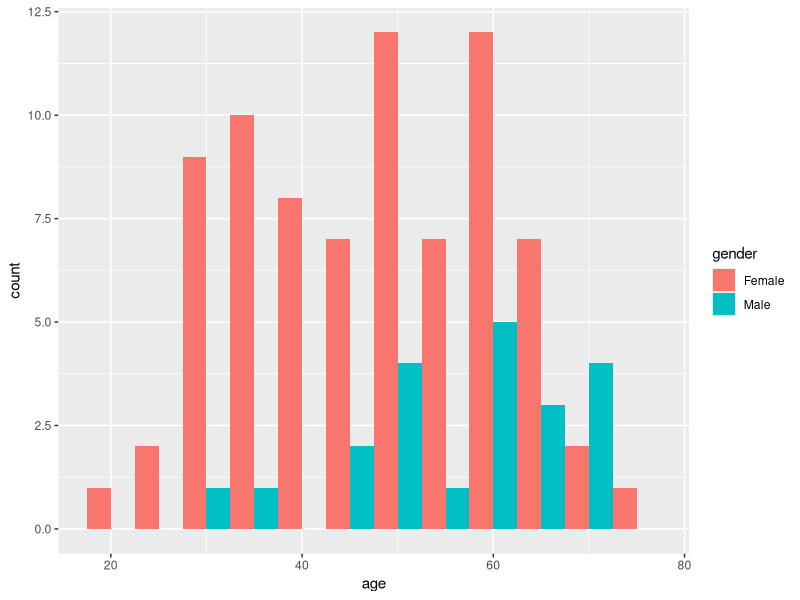
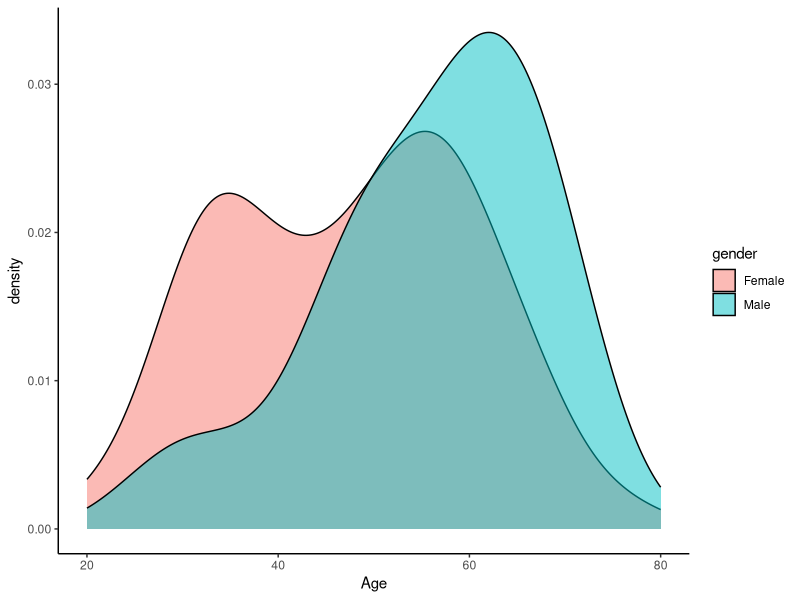
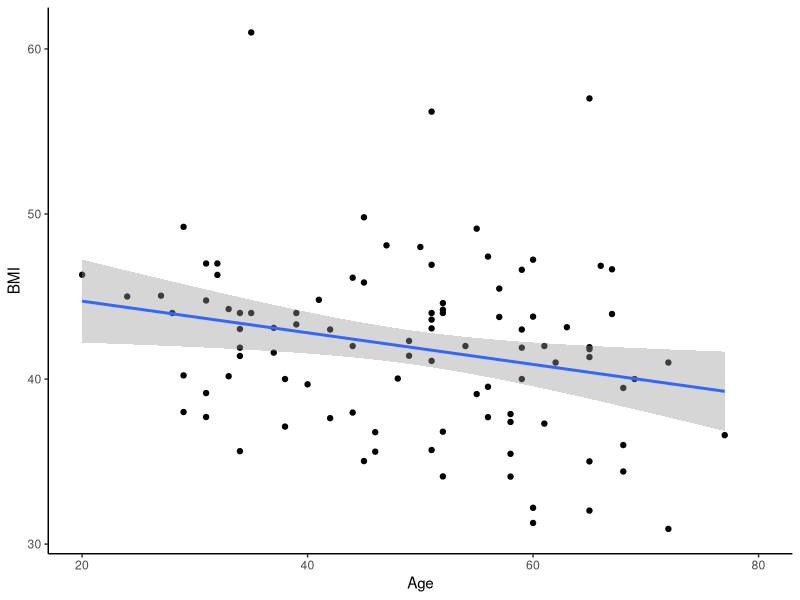
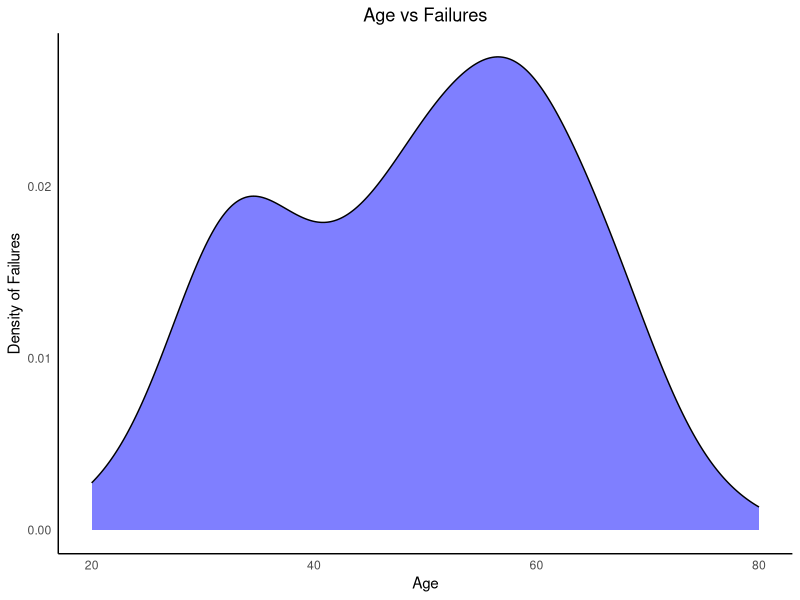

R code for these plots, in order:
## ---- chunk 1
library(tidyverse)
library(here)

here()
data <- read_delim(here("Data", "exam_data.txt")) #Assigning the dataset to an object "data".
data

## ---- chunk 2
tidy_data <- data %>% rename(BMI = "BMI kg/m2", # Renaming columns 
                Attempts = "# attempts",
                Failures = "# failures") %>% 
  distinct() %>% # Removing duplicates
  pivot_wider(names_from = difficulties_intubating_feature, 
              values_from = difficulties_intubating_value) %>% 
  # Creating three new columns by pivoting wider 
  separate(col = last_method_S_F,
           into = c("last_method", "last_method_S_F"),
           sep = "_") %>% # Splitting the last_method_S_F column into two different columns
  mutate(last_method_S_F = as.double(last_method_S_F),
         last_method = as.double(last_method)) #Converting these two columns to numeric columns as they were turned into character columns when splitting them
  
## ---- chunk 3
data2 <- tidy_data %>% select(-c(month, year)) # Removing the columns month and year 
 
## ---- chunk 4
ad_df <- read_delim(here("Data", "exam_data_join.txt")) # Importing the additional dataset and assigning it to an object
## ---- chunk 5
joined_df <- data2 %>% 
  left_join(ad_df, by = "id") %>%  # Deciding to join the original dataframe to the ad_df by the column "id" as this is present in both datasets
  distinct() %>% # Removing duplicates
 mutate(gender = if_else(gender == 0, "Female", "Male"), # Could also have used the function case_when like this: mutate(gender =case_when(gender == "0" ~ "Female", gender == "1" ~ "Male"))
        Mallampati_asa = (asa*Mallampati), # Adding a column multiplicating the columns asa and Mallampati ) # Changing the column gender to character observations
        Ease_quartile = cut(ease, breaks = 4), # Creating a new column with quartile-values for the ease-column 
        Method_check = if_else(last_method == Randomization, "True", "False")) %>%  # Creating a new column that checks whether the column "last method" contains the same values as the column "Randomization) 

  select(id, gender, age, everything()) %>%  #Changing the order of the columns so that id, gender and age is at the beginning of the dataset. 
  arrange(id) #%>%  # The id's in our dataset are already in increasing order

## ---- chunk 6
joined_df %>% summarise(across(everything(), ~sum(is.na(.)))) # There are 2 missing values for BMI,  1 for sore_throat, 1 for mallampati and 1 for mallampati_asa
## ---- chunk 7
joined_df %>% 
  group_by(gender) %>% 
  summarise(
    min_total_intubation_time = min(total_intubation_time, na.rm = T),  #It is possible to use na.rm = T instead of writing TRUE (it does the same)
    max_total_intubation_time = max(total_intubation_time, na.rm = T),
    mean_total_intubation_time = mean(total_intubation_time, na.rm = T),
    sd_total_intubation_time = sd(total_intubation_time, na.rm = T))
## ---- chunk 8
joined_df %>% 
  group_by(gender) %>% 
  filter(BMI <= 40) %>% 
   summarise(
    min_total_intubation_time = min(total_intubation_time, na.rm = T),
    max_total_intubation_time = max(total_intubation_time, na.rm = T),
    mean_total_intubation_time = mean(total_intubation_time, na.rm = T),
    sd_total_intubation_time = sd(total_intubation_time, na.rm = T))
## ---- chunk 9
joined_df %>% 
  group_by(Randomization) %>% 
  filter(gender == "Female") %>% 
   summarise(
    min_total_intubation_time = min(total_intubation_time, na.rm = T),
    max_total_intubation_time = max(total_intubation_time, na.rm = T),
    mean_total_intubation_time = mean(total_intubation_time, na.rm = T),
    sd_total_intubation_time = sd(total_intubation_time, na.rm = T))
## ---- chunk 10
joined_df %>% 
  group_by(Attempts) %>% 
  filter(age > 45) %>% 
   summarise(
    min_total_intubation_time = min(total_intubation_time, na.rm = T),
    max_total_intubation_time = max(total_intubation_time, na.rm = T),
    mean_total_intubation_time = mean(total_intubation_time, na.rm = T),
    sd_total_intubation_time = sd(total_intubation_time, na.rm = T))
## ---- chunk 11
joined_df %>% 
  group_by(Failures) %>% 
  filter(Mallampati >= 2) %>% 
   summarise(
    min_total_intubation_time = min(total_intubation_time, na.rm = T),
    max_total_intubation_time = max(total_intubation_time, na.rm = T),
    mean_total_intubation_time = mean(total_intubation_time, na.rm = T),
    sd_total_intubation_time = sd(total_intubation_time, na.rm = T))
## ---- chunk 12
CC_table <- joined_df %>%
  count(gender, Attempts)
## ---- chunk 13
ggplot(joined_df, aes(x = age, fill = gender)) +
  geom_histogram(binwidth = 5, position = "dodge") # Histogram of age depending on gender

joined_df %>% 
  ggplot(aes(x = age, fill = gender)) + geom_density(alpha = 0.5) + theme(panel.grid.major = element_blank(), panel.grid.minor = element_blank(),
panel.background = element_blank(), axis.line = element_line(colour = "black")) + scale_x_continuous(name = "Age",limits = c(20,80))   # Density plot of the age distribution depending on gender. We removed the grey background and the major and minor grids. We set the colour of the axis to black. We set the x-axis limit from 20 to 80.

## ---- chunk 14
joined_df %>% 
  ggplot(aes(x = age, y = BMI)) + geom_point() + geom_smooth(method = "lm") + theme(panel.grid.major = element_blank(), panel.grid.minor = element_blank(),
panel.background = element_blank(), axis.line = element_line(colour = "black")) + scale_x_continuous(name = "Age",limits = c(20,80))    # Checking if age and BMI have a linear relationship by adding geom_smooth (adds a regression line) to a scatterplot. Also removed the grey background and the grids. We set the x-asis limit from 20 to 80. 
## ---- chunk 15
#trying this question
joined_df %>% ggplot(aes(x = age, fill = Failures)) + geom_density(alpha = 0.5,fill= "blue") + #Made the space underneath the plot blue
theme_minimal()+labs(title = "Age vs Failures")+ylab("Density of Failures")+theme(plot.title = element_text(hjust =0.5 ))+scale_x_continuous(name = "Age",limits = c(20,80))+theme(panel.grid.major = element_blank(), panel.grid.minor = element_blank(),
panel.background = element_blank(), axis.line = element_line(colour = "black"))
#Generally removing the background color and grid to make the plot easier to look at. The axes were renamed and the limits of the x axis were set to 20-80 in order to make the plot cleaner. Axis line colors were set to black for increased contrast.
